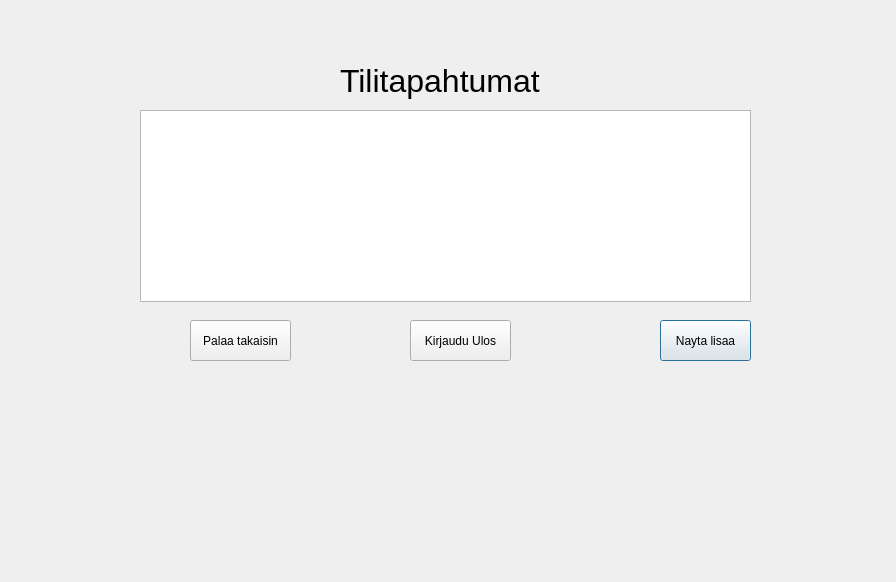
<?xml version="1.0" encoding="UTF-8"?>
<ui version="4.0">
 <class>Tilitapahtumat</class>
 <widget class="QDialog" name="Tilitapahtumat">
  <property name="geometry">
   <rect>
    <x>0</x>
    <y>0</y>
    <width>896</width>
    <height>582</height>
   </rect>
  </property>
  <property name="windowTitle">
   <string>Dialog</string>
  </property>
  <widget class="QTextBrowser" name="textBrowser_2">
   <property name="geometry">
    <rect>
     <x>140</x>
     <y>110</y>
     <width>611</width>
     <height>192</height>
    </rect>
   </property>
  </widget>
  <widget class="QPushButton" name="pushButton_NaytaLisaa">
   <property name="geometry">
    <rect>
     <x>660</x>
     <y>320</y>
     <width>91</width>
     <height>41</height>
    </rect>
   </property>
   <property name="text">
    <string>Nayta lisaa</string>
   </property>
  </widget>
  <widget class="QPushButton" name="pushButton_Palaa">
   <property name="geometry">
    <rect>
     <x>190</x>
     <y>320</y>
     <width>101</width>
     <height>41</height>
    </rect>
   </property>
   <property name="text">
    <string>Palaa takaisin</string>
   </property>
  </widget>
  <widget class="QPushButton" name="pushButton_KirjauduUlos">
   <property name="geometry">
    <rect>
     <x>410</x>
     <y>320</y>
     <width>101</width>
     <height>41</height>
    </rect>
   </property>
   <property name="text">
    <string>Kirjaudu Ulos</string>
   </property>
  </widget>
  <widget class="QLabel" name="label">
   <property name="geometry">
    <rect>
     <x>340</x>
     <y>60</y>
     <width>211</width>
     <height>41</height>
    </rect>
   </property>
   <property name="font">
    <font>
     <pointsize>24</pointsize>
    </font>
   </property>
   <property name="text">
    <string>Tilitapahtumat</string>
   </property>
  </widget>
 </widget>
 <resources/>
 <connections/>
</ui>
